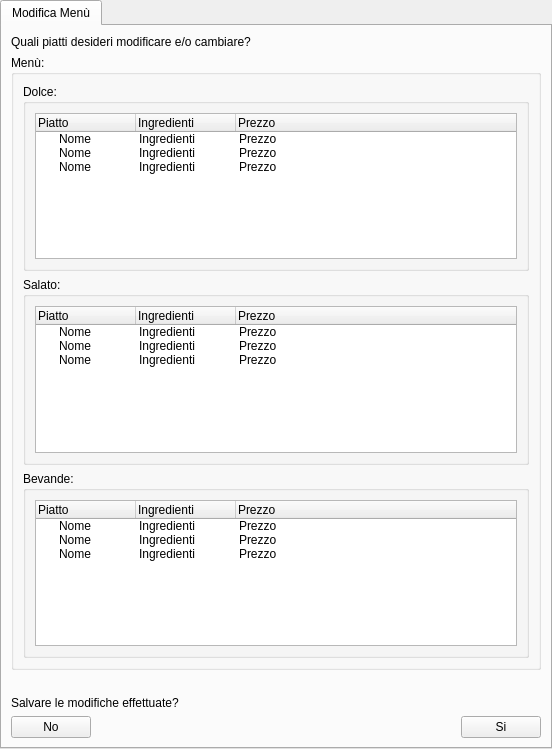
<?xml version="1.0" encoding="UTF-8"?>
<ui version="4.0">
 <class>tabWidgetModificaMenu</class>
 <widget class="QTabWidget" name="tabWidgetModificaMenu">
  <property name="geometry">
   <rect>
    <x>0</x>
    <y>0</y>
    <width>552</width>
    <height>749</height>
   </rect>
  </property>
  <property name="windowTitle">
   <string>Modifica Menu colazione in camera</string>
  </property>
  <widget class="QWidget" name="tab">
   <attribute name="title">
    <string>Modifica Menù</string>
   </attribute>
   <layout class="QGridLayout" name="gridLayout">
    <item row="4" column="2">
     <widget class="QPushButton" name="btnSiConfermaModifiche">
      <property name="text">
       <string>Si</string>
      </property>
     </widget>
    </item>
    <item row="4" column="1">
     <spacer name="horizontalSpacer_2">
      <property name="orientation">
       <enum>Qt::Horizontal</enum>
      </property>
      <property name="sizeHint" stdset="0">
       <size>
        <width>40</width>
        <height>20</height>
       </size>
      </property>
     </spacer>
    </item>
    <item row="4" column="0">
     <widget class="QPushButton" name="btnNoConfermaModifiche">
      <property name="text">
       <string>No</string>
      </property>
     </widget>
    </item>
    <item row="3" column="0" colspan="3">
     <widget class="QLabel" name="labelDomanda_2">
      <property name="text">
       <string>Salvare le modifiche effettuate?</string>
      </property>
     </widget>
    </item>
    <item row="2" column="0" colspan="3">
     <spacer name="horizontalSpacer">
      <property name="orientation">
       <enum>Qt::Horizontal</enum>
      </property>
      <property name="sizeHint" stdset="0">
       <size>
        <width>40</width>
        <height>20</height>
       </size>
      </property>
     </spacer>
    </item>
    <item row="1" column="0" colspan="3">
     <widget class="QGroupBox" name="groupboxMenuModificaMenu">
      <property name="title">
       <string>Menù:</string>
      </property>
      <layout class="QVBoxLayout" name="verticalLayout_2">
       <item>
        <widget class="QGroupBox" name="groupboxDolce">
         <property name="title">
          <string>Dolce:</string>
         </property>
         <layout class="QVBoxLayout" name="verticalLayout_3">
          <item>
           <widget class="QTreeWidget" name="treewidgetDolce">
            <property name="selectionMode">
             <enum>QAbstractItemView::MultiSelection</enum>
            </property>
            <column>
             <property name="text">
              <string>Piatto</string>
             </property>
            </column>
            <column>
             <property name="text">
              <string>Ingredienti</string>
             </property>
            </column>
            <column>
             <property name="text">
              <string>Prezzo</string>
             </property>
            </column>
            <item>
             <property name="text">
              <string>Nome</string>
             </property>
             <property name="text">
              <string>Ingredienti</string>
             </property>
             <property name="text">
              <string>Prezzo</string>
             </property>
             <property name="flags">
              <set>ItemIsEditable|ItemIsDragEnabled|ItemIsDropEnabled|ItemIsUserCheckable|ItemIsEnabled</set>
             </property>
            </item>
            <item>
             <property name="text">
              <string>Nome</string>
             </property>
             <property name="text">
              <string>Ingredienti</string>
             </property>
             <property name="text">
              <string>Prezzo</string>
             </property>
            </item>
            <item>
             <property name="text">
              <string>Nome</string>
             </property>
             <property name="text">
              <string>Ingredienti</string>
             </property>
             <property name="text">
              <string>Prezzo</string>
             </property>
            </item>
           </widget>
          </item>
         </layout>
        </widget>
       </item>
       <item>
        <widget class="QGroupBox" name="groupboxSalato">
         <property name="title">
          <string>Salato:</string>
         </property>
         <layout class="QVBoxLayout" name="verticalLayout_4">
          <item>
           <widget class="QTreeWidget" name="treewidgetSalato">
            <property name="selectionMode">
             <enum>QAbstractItemView::MultiSelection</enum>
            </property>
            <column>
             <property name="text">
              <string>Piatto</string>
             </property>
            </column>
            <column>
             <property name="text">
              <string>Ingredienti</string>
             </property>
            </column>
            <column>
             <property name="text">
              <string>Prezzo</string>
             </property>
            </column>
            <item>
             <property name="text">
              <string>Nome</string>
             </property>
             <property name="text">
              <string>Ingredienti</string>
             </property>
             <property name="text">
              <string>Prezzo</string>
             </property>
             <property name="flags">
              <set>ItemIsEditable|ItemIsDragEnabled|ItemIsDropEnabled|ItemIsUserCheckable|ItemIsEnabled</set>
             </property>
            </item>
            <item>
             <property name="text">
              <string>Nome</string>
             </property>
             <property name="text">
              <string>Ingredienti</string>
             </property>
             <property name="text">
              <string>Prezzo</string>
             </property>
            </item>
            <item>
             <property name="text">
              <string>Nome</string>
             </property>
             <property name="text">
              <string>Ingredienti</string>
             </property>
             <property name="text">
              <string>Prezzo</string>
             </property>
            </item>
           </widget>
          </item>
         </layout>
        </widget>
       </item>
       <item>
        <widget class="QGroupBox" name="groupboxBevande">
         <property name="title">
          <string>Bevande:</string>
         </property>
         <layout class="QVBoxLayout" name="verticalLayout_5">
          <item>
           <widget class="QTreeWidget" name="treewidgetBevande">
            <property name="selectionMode">
             <enum>QAbstractItemView::MultiSelection</enum>
            </property>
            <column>
             <property name="text">
              <string>Piatto</string>
             </property>
            </column>
            <column>
             <property name="text">
              <string>Ingredienti</string>
             </property>
            </column>
            <column>
             <property name="text">
              <string>Prezzo</string>
             </property>
            </column>
            <item>
             <property name="text">
              <string>Nome</string>
             </property>
             <property name="text">
              <string>Ingredienti</string>
             </property>
             <property name="text">
              <string>Prezzo</string>
             </property>
             <property name="flags">
              <set>ItemIsEditable|ItemIsDragEnabled|ItemIsDropEnabled|ItemIsUserCheckable|ItemIsEnabled</set>
             </property>
            </item>
            <item>
             <property name="text">
              <string>Nome</string>
             </property>
             <property name="text">
              <string>Ingredienti</string>
             </property>
             <property name="text">
              <string>Prezzo</string>
             </property>
            </item>
            <item>
             <property name="text">
              <string>Nome</string>
             </property>
             <property name="text">
              <string>Ingredienti</string>
             </property>
             <property name="text">
              <string>Prezzo</string>
             </property>
            </item>
           </widget>
          </item>
         </layout>
        </widget>
       </item>
      </layout>
     </widget>
    </item>
    <item row="0" column="0" colspan="3">
     <widget class="QLabel" name="labelDomanda">
      <property name="text">
       <string>Quali piatti desideri modificare e/o cambiare?</string>
      </property>
     </widget>
    </item>
   </layout>
  </widget>
 </widget>
 <resources/>
 <connections/>
</ui>
